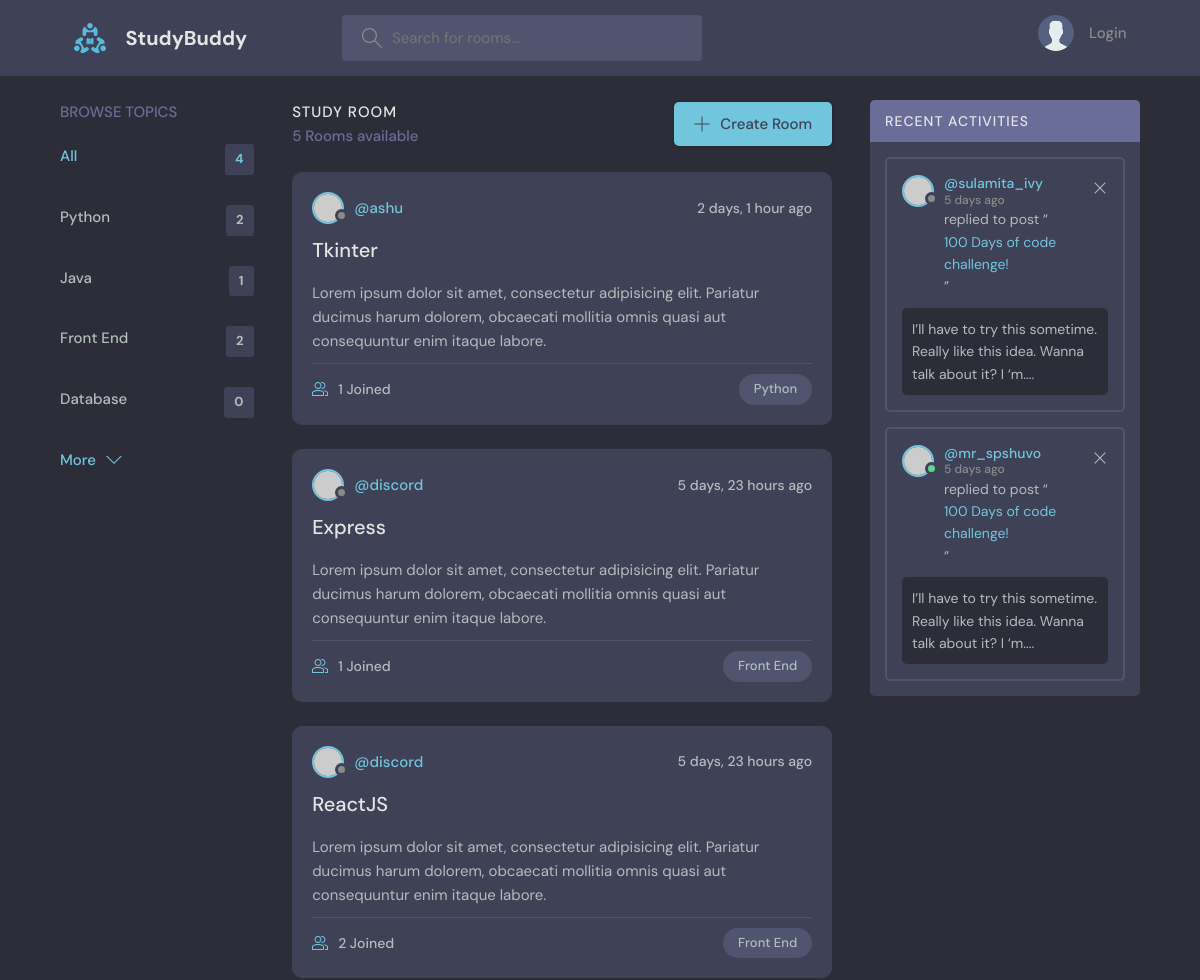
Before: / (upper part) with the older database file.
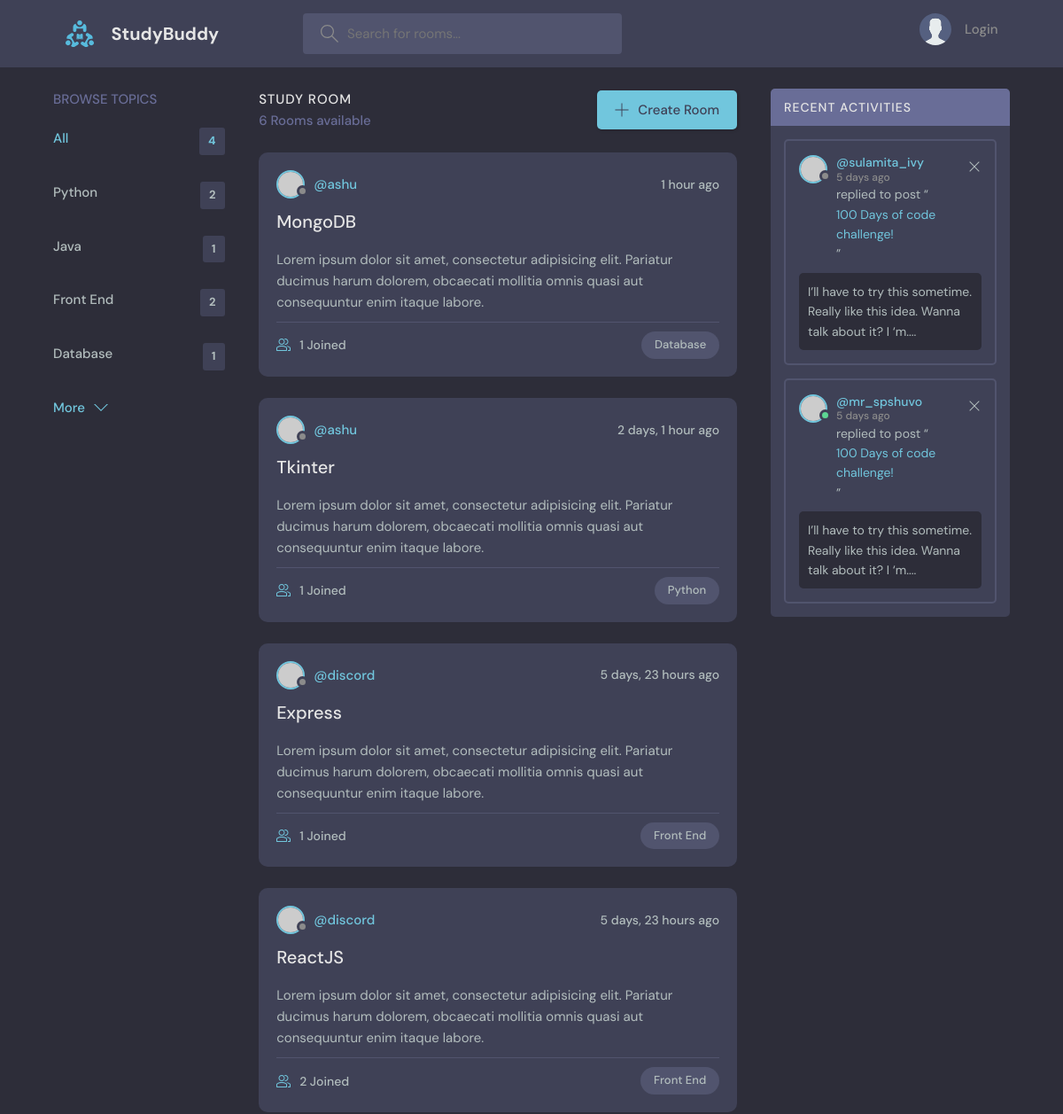
After: the same page with the newer database file.
### base/models.py (models this page shows, shortened)
class Topic(models.Model):
    name = models.CharField(max_length=200)

class Room(models.Model):
    host = models.ForeignKey(User, on_delete=models.SET_NULL, null=True)
    topic = models.ForeignKey(Topic,on_delete=models.SET_NULL, null=True)
    name = models.CharField(max_length=200)
    description = models.TextField(null=True, blank=True)
    participants = models.ManyToManyField(User, related_name='participants', blank=True)
    updated = models.DateTimeField(auto_now=True)
    created = models.DateTimeField(auto_now_add=True)
    class Meta:
        ordering = ['-updated', '-created']

### base/views.py (the view)
# urls.py: path('', views.home, name='home'),
def home(request):
    q = request.GET.get('q') if request.GET.get('q') else ''
    rooms = Room.objects.filter(
        Q(topic__name__icontains=q) |
        Q(name__icontains=q) |
        Q(host__username__icontains=q)
    )
    topics = Topic.objects.all()
    room_count = rooms.count()
    room_messages = Message.objects.filter(room__topic__name__icontains=q)
    context = {'rooms':rooms, 'topics': topics, 'room_count': room_count, 'room_messages': room_messages}
    return render(request, 'base/home.html', context)

### base/templates/base/home.html (shortened to what this page needs)
  {% extends 'main.html' %}
  {% block content %}
    <main class="layout layout--3">
      <div class="container">
        {% include 'base/topics_component.html' %}
        <div class="roomList">
          <div class="roomList__header">
            <div>
              <h2>Study Room</h2>
              <p>{{room_count}} Rooms available</p>
            </div>
            <a class="btn btn--main" href="{% url 'create-room' %}">
              <svg version="1.1" xmlns="http://www.w3.org/2000/svg" width="32" height="32" viewBox="0 0 32 32">
                <title>add</title>
                <path
                  d="M16.943 0.943h-1.885v14.115h-14.115v1.885h14.115v14.115h1.885v-14.115h14.115v-1.885h-14.115v-14.115z"
                ></path>
              </svg>
              Create Room
            </a>
          </div>
          {% include 'base/rooms_component.html' %}
        </div>
        <div class="activities">
          <div class="activities__header">
            <h2>Recent Activities</h2>
          </div>
          <div class="activities__box">
            <div class="activities__boxHeader roomListRoom__header">
              <a href="profile.html" class="roomListRoom__author">
                <div class="avatar avatar--small">
                  <img src="https://randomuser.me/api/portraits/women/11.jpg" />
                </div>
                <p>
                  @sulamita_ivy
                  <span>5 days ago</span>
                </p>
              </a>
              <div class="roomListRoom__actions">
                <a href="#">
                  <svg version="1.1" xmlns="http://www.w3.org/2000/svg" width="32" height="32" viewBox="0 0 32 32">
                    <title>remove</title>
                    <path
                      d="M27.314 6.019l-1.333-1.333-9.98 9.981-9.981-9.981-1.333 1.333 9.981 9.981-9.981 9.98 1.333 1.333 9.981-9.98 9.98 9.98 1.333-1.333-9.98-9.98 9.98-9.981z"
                    ></path>
                  </svg>
                </a>
              </div>
            </div>
            <div class="activities__boxContent">
              <p>replied to post “<a href="room.html">100 Days of code challenge!</a>”</p>
              <div class="activities__boxRoomContent">
                I’ll have to try this sometime. Really like this idea. Wanna talk about it? I ‘m....
              </div>
            </div>
          </div>
          <div class="activities__box">
            <div class="activities__boxHeader roomListRoom__header">
              <a href="profile.html" class="roomListRoom__author">
                <div class="avatar avatar--small active">
                  <img src="https://randomuser.me/api/portraits/men/13.jpg" />
                </div>
                <p>
                  @mr_spshuvo
                  <span>5 days ago</span>
                </p>
              </a>
              <div class="roomListRoom__actions">
                <a href="#">
                  <svg version="1.1" xmlns="http://www.w3.org/2000/svg" width="32" height="32" viewBox="0 0 32 32">
                    <title>remove</title>
                    <path
                      d="M27.314 6.019l-1.333-1.333-9.98 9.981-9.981-9.981-1.333 1.333 9.981 9.981-9.981 9.98 1.333 1.333 9.981-9.98 9.98 9.98 1.333-1.333-9.98-9.98 9.98-9.981z"
                    ></path>
                  </svg>
                </a>
              </div>
            </div>
            <div class="activities__boxContent">
              <p>replied to post “<a href="room.html">100 Days of code challenge!</a>”</p>
              <div class="activities__boxRoomContent">
                I’ll have to try this sometime. Really like this idea. Wanna talk about it? I ‘m....
              </div>
            </div>
          </div>
        </div>
      </div>
    </main>
{% endblock %}

### base/templates/base/topics_component.html (shortened to what this page needs)
<div class="topics">
    <div class="topics__header">
      <h2>Browse Topics</h2>
    </div>
    <ul class="topics__list">
      <li>
        <a href="{% url 'home' %}" class="active">All <span>{{topics.count}}</span></a>
      </li>
      {% for topic in topics %}
      <li>
        <a href="{% url 'home' %}?q={{topic.name}}">{{topic.name}} <span>{{topic.room_set.all.count}}</span> </a>
      </li>
      {% endfor %}
    </ul>
    <a class="btn btn--link" href="topics.html">
      More
      <svg version="1.1" xmlns="http://www.w3.org/2000/svg" width="32" height="32" viewBox="0 0 32 32">
        <title>chevron-down</title>
        <path d="M16 21l-13-13h-3l16 16 16-16h-3l-13 13z"></path>
      </svg>
    </a>
  </div>

### base/templates/base/rooms_component.html (shortened to what this page needs)
{% for room in rooms %}
<div class="roomListRoom">
    <div class="roomListRoom__header">
      <a href="{% url 'profile' room.host.id %}" class="roomListRoom__author">
        <div class="avatar avatar--small">
          <img src="https://randomuser.me/api/portraits/women/11.jpg" />
        </div>
        <span>@{{room.host.username}}</span>
      </a>
      <div class="roomListRoom__actions">
        <span>{{room.created|timesince}} ago</span>
      </div>
    </div>
    <div class="roomListRoom__content">
        <a href="{% url 'room' room.id %}">{{room.name}}</a>
      <p>
        Lorem ipsum dolor sit amet, consectetur adipisicing elit. Pariatur ducimus harum dolorem, obcaecati
        mollitia omnis quasi aut consequuntur enim itaque labore.
      </p>
    </div>
    <div class="roomListRoom__meta">
      <a href="{% url 'room' room.id %}" class="roomListRoom__joined">
        {{room.participants.all.count}} Joined
      </a>
      <p class="roomListRoom__topic">{{room.topic.name}}</p>
    </div>
</div>
{% endfor %}

Changed rows visible on the page:
computed for Topic "Database": room_set.all.count "0" → "1"
added Room: host.username "ashu", created "1 hour", name "MongoDB", participants.all.count "1", topic.name "Database"
Other visible differences:
{{ room_count }}: "5" → "6"
